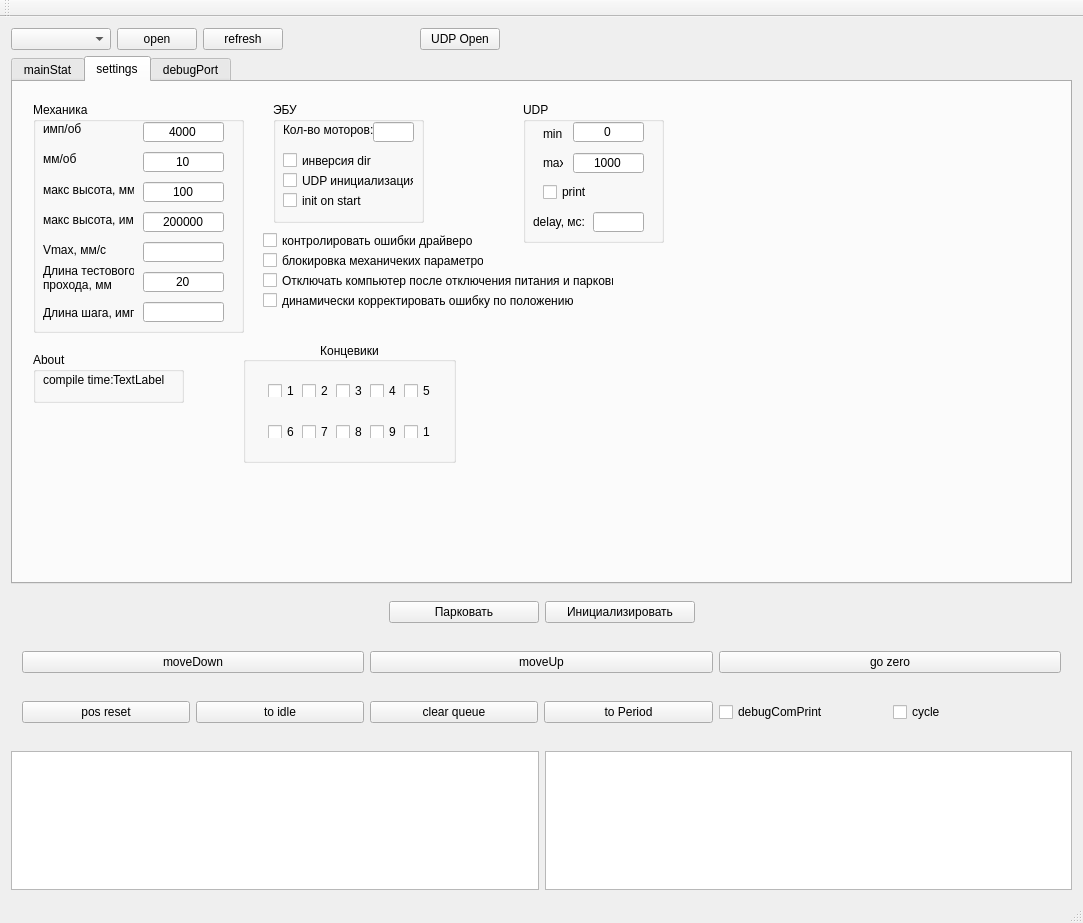
<?xml version="1.0" encoding="UTF-8"?>
<ui version="4.0">
 <class>MainWindow</class>
 <widget class="QMainWindow" name="MainWindow">
  <property name="geometry">
   <rect>
    <x>0</x>
    <y>0</y>
    <width>1083</width>
    <height>923</height>
   </rect>
  </property>
  <property name="windowTitle">
   <string>Motor-control</string>
  </property>
  <widget class="QWidget" name="centralWidget">
   <layout class="QVBoxLayout" name="verticalLayout_2">
    <item>
     <widget class="QWidget" name="widget_4" native="true">
      <property name="maximumSize">
       <size>
        <width>500</width>
        <height>16777215</height>
       </size>
      </property>
      <layout class="QHBoxLayout" name="horizontalLayout_3">
       <property name="leftMargin">
        <number>0</number>
       </property>
       <property name="topMargin">
        <number>0</number>
       </property>
       <property name="bottomMargin">
        <number>0</number>
       </property>
       <item>
        <widget class="QComboBox" name="comComboBoxUsbMain">
         <property name="minimumSize">
          <size>
           <width>100</width>
           <height>0</height>
          </size>
         </property>
        </widget>
       </item>
       <item>
        <widget class="QPushButton" name="pushButtonComOpen">
         <property name="text">
          <string>open</string>
         </property>
        </widget>
       </item>
       <item>
        <widget class="QPushButton" name="pushButton_refreshCom">
         <property name="text">
          <string>refresh</string>
         </property>
        </widget>
       </item>
       <item>
        <spacer name="horizontalSpacer">
         <property name="orientation">
          <enum>Qt::Horizontal</enum>
         </property>
         <property name="sizeHint" stdset="0">
          <size>
           <width>40</width>
           <height>20</height>
          </size>
         </property>
        </spacer>
       </item>
       <item>
        <widget class="QPushButton" name="pushButtonUdpOpenClose">
         <property name="text">
          <string>UDP Open</string>
         </property>
        </widget>
       </item>
      </layout>
     </widget>
    </item>
    <item>
     <widget class="QTabWidget" name="tabWidget">
      <property name="tabPosition">
       <enum>QTabWidget::North</enum>
      </property>
      <property name="currentIndex">
       <number>1</number>
      </property>
      <widget class="QWidget" name="tabMainStat">
       <attribute name="title">
        <string>mainStat</string>
       </attribute>
       <widget class="QGroupBox" name="groupBox_2">
        <property name="geometry">
         <rect>
          <x>600</x>
          <y>30</y>
          <width>153</width>
          <height>121</height>
         </rect>
        </property>
        <property name="title">
         <string>FPGA</string>
        </property>
        <layout class="QVBoxLayout" name="verticalLayout_15">
         <item>
          <widget class="QWidget" name="widget_20" native="true">
           <layout class="QHBoxLayout" name="horizontalLayout_13">
            <property name="leftMargin">
             <number>0</number>
            </property>
            <property name="topMargin">
             <number>0</number>
            </property>
            <property name="rightMargin">
             <number>0</number>
            </property>
            <property name="bottomMargin">
             <number>0</number>
            </property>
            <item>
             <widget class="QLineEdit" name="lineEditUSBConnectionTime">
              <property name="alignment">
               <set>Qt::AlignCenter</set>
              </property>
              <property name="readOnly">
               <bool>true</bool>
              </property>
             </widget>
            </item>
           </layout>
          </widget>
         </item>
         <item>
          <widget class="QWidget" name="widget_22" native="true">
           <layout class="QHBoxLayout" name="horizontalLayout_12">
            <property name="leftMargin">
             <number>0</number>
            </property>
            <property name="topMargin">
             <number>0</number>
            </property>
            <property name="rightMargin">
             <number>0</number>
            </property>
            <property name="bottomMargin">
             <number>0</number>
            </property>
            <item>
             <widget class="QLabel" name="label_4">
              <property name="text">
               <string>Пакетов</string>
              </property>
             </widget>
            </item>
            <item>
             <widget class="QLineEdit" name="lineEditComExchanges">
              <property name="alignment">
               <set>Qt::AlignCenter</set>
              </property>
              <property name="readOnly">
               <bool>true</bool>
              </property>
             </widget>
            </item>
           </layout>
          </widget>
         </item>
         <item>
          <widget class="QWidget" name="widget_23" native="true">
           <layout class="QHBoxLayout" name="horizontalLayout_14">
            <property name="leftMargin">
             <number>0</number>
            </property>
            <property name="topMargin">
             <number>0</number>
            </property>
            <property name="rightMargin">
             <number>0</number>
            </property>
            <property name="bottomMargin">
             <number>0</number>
            </property>
            <item>
             <widget class="QLabel" name="label_5">
              <property name="text">
               <string>bytesOnIter</string>
              </property>
             </widget>
            </item>
            <item>
             <widget class="QLineEdit" name="lineEditBytesOnIter">
              <property name="alignment">
               <set>Qt::AlignCenter</set>
              </property>
              <property name="readOnly">
               <bool>true</bool>
              </property>
             </widget>
            </item>
           </layout>
          </widget>
         </item>
         <item>
          <widget class="QWidget" name="widget_24" native="true">
           <layout class="QHBoxLayout" name="horizontalLayout_15">
            <property name="leftMargin">
             <number>0</number>
            </property>
            <property name="topMargin">
             <number>0</number>
            </property>
            <property name="rightMargin">
             <number>0</number>
            </property>
            <property name="bottomMargin">
             <number>0</number>
            </property>
            <item>
             <widget class="QLabel" name="label_14">
              <property name="text">
               <string>recvInterval</string>
              </property>
             </widget>
            </item>
            <item>
             <widget class="QLineEdit" name="lineEditRecvInterval">
              <property name="alignment">
               <set>Qt::AlignCenter</set>
              </property>
              <property name="readOnly">
               <bool>true</bool>
              </property>
             </widget>
            </item>
           </layout>
          </widget>
         </item>
        </layout>
       </widget>
       <widget class="QGroupBox" name="groupBoxMain">
        <property name="geometry">
         <rect>
          <x>10</x>
          <y>10</y>
          <width>571</width>
          <height>301</height>
         </rect>
        </property>
        <property name="sizePolicy">
         <sizepolicy hsizetype="Preferred" vsizetype="Preferred">
          <horstretch>0</horstretch>
          <verstretch>0</verstretch>
         </sizepolicy>
        </property>
        <property name="title">
         <string>По приводам</string>
        </property>
       </widget>
       <widget class="QGroupBox" name="groupBox_4">
        <property name="geometry">
         <rect>
          <x>600</x>
          <y>170</y>
          <width>151</width>
          <height>111</height>
         </rect>
        </property>
        <property name="title">
         <string>UDP</string>
        </property>
        <layout class="QVBoxLayout" name="verticalLayout_3">
         <item>
          <widget class="QWidget" name="widget_28" native="true">
           <layout class="QHBoxLayout" name="horizontalLayout_19">
            <property name="topMargin">
             <number>0</number>
            </property>
            <property name="bottomMargin">
             <number>0</number>
            </property>
            <item>
             <widget class="QLabel" name="label_7">
              <property name="text">
               <string>state</string>
              </property>
             </widget>
            </item>
            <item>
             <widget class="QLineEdit" name="lineEditUdpState">
              <property name="alignment">
               <set>Qt::AlignCenter</set>
              </property>
              <property name="readOnly">
               <bool>true</bool>
              </property>
             </widget>
            </item>
           </layout>
          </widget>
         </item>
         <item>
          <widget class="QLineEdit" name="lineEditUDPConnectionTime">
           <property name="alignment">
            <set>Qt::AlignCenter</set>
           </property>
           <property name="readOnly">
            <bool>true</bool>
           </property>
          </widget>
         </item>
         <item>
          <widget class="QWidget" name="widget_26" native="true">
           <layout class="QHBoxLayout" name="horizontalLayout_17">
            <property name="topMargin">
             <number>0</number>
            </property>
            <property name="bottomMargin">
             <number>0</number>
            </property>
            <item>
             <widget class="QLabel" name="label_6">
              <property name="text">
               <string>Дгрм</string>
              </property>
             </widget>
            </item>
            <item>
             <widget class="QLineEdit" name="lineEditDataGramCnt">
              <property name="alignment">
               <set>Qt::AlignCenter</set>
              </property>
              <property name="readOnly">
               <bool>true</bool>
              </property>
             </widget>
            </item>
           </layout>
          </widget>
         </item>
        </layout>
       </widget>
       <widget class="QGroupBox" name="groupBox_3">
        <property name="geometry">
         <rect>
          <x>760</x>
          <y>30</y>
          <width>151</width>
          <height>71</height>
         </rect>
        </property>
        <property name="title">
         <string>Состояние драйверов</string>
        </property>
        <widget class="QLineEdit" name="lineEditDriversState">
         <property name="geometry">
          <rect>
           <x>10</x>
           <y>30</y>
           <width>121</width>
           <height>20</height>
          </rect>
         </property>
         <property name="alignment">
          <set>Qt::AlignCenter</set>
         </property>
         <property name="readOnly">
          <bool>true</bool>
         </property>
        </widget>
       </widget>
       <widget class="QGroupBox" name="groupBox_9">
        <property name="geometry">
         <rect>
          <x>760</x>
          <y>140</y>
          <width>120</width>
          <height>71</height>
         </rect>
        </property>
        <property name="title">
         <string>Состояние</string>
        </property>
        <widget class="QLineEdit" name="lineEditStandState">
         <property name="geometry">
          <rect>
           <x>10</x>
           <y>30</y>
           <width>91</width>
           <height>20</height>
          </rect>
         </property>
         <property name="alignment">
          <set>Qt::AlignCenter</set>
         </property>
        </widget>
       </widget>
       <widget class="QGroupBox" name="groupBox_10">
        <property name="geometry">
         <rect>
          <x>760</x>
          <y>220</y>
          <width>120</width>
          <height>51</height>
         </rect>
        </property>
        <property name="title">
         <string>Статус эл.сети</string>
        </property>
        <widget class="QLineEdit" name="lineEditPowerState">
         <property name="geometry">
          <rect>
           <x>10</x>
           <y>20</y>
           <width>101</width>
           <height>20</height>
          </rect>
         </property>
         <property name="alignment">
          <set>Qt::AlignCenter</set>
         </property>
         <property name="readOnly">
          <bool>true</bool>
         </property>
        </widget>
       </widget>
      </widget>
      <widget class="QWidget" name="tabSettings">
       <attribute name="title">
        <string>settings</string>
       </attribute>
       <widget class="QGroupBox" name="groupBox_5">
        <property name="geometry">
         <rect>
          <x>20</x>
          <y>20</y>
          <width>211</width>
          <height>231</height>
         </rect>
        </property>
        <property name="title">
         <string>Механика</string>
        </property>
        <widget class="QLabel" name="label_8">
         <property name="geometry">
          <rect>
           <x>10</x>
           <y>20</y>
           <width>47</width>
           <height>13</height>
          </rect>
         </property>
         <property name="text">
          <string>имп/об</string>
         </property>
        </widget>
        <widget class="QLineEdit" name="lineEdit_ImpPerRot">
         <property name="geometry">
          <rect>
           <x>110</x>
           <y>20</y>
           <width>81</width>
           <height>20</height>
          </rect>
         </property>
         <property name="inputMask">
          <string/>
         </property>
         <property name="text">
          <string>4000</string>
         </property>
         <property name="alignment">
          <set>Qt::AlignCenter</set>
         </property>
        </widget>
        <widget class="QLabel" name="label_9">
         <property name="geometry">
          <rect>
           <x>10</x>
           <y>50</y>
           <width>47</width>
           <height>13</height>
          </rect>
         </property>
         <property name="text">
          <string>мм/об</string>
         </property>
        </widget>
        <widget class="QLineEdit" name="lineEdit_mmPerRot">
         <property name="geometry">
          <rect>
           <x>110</x>
           <y>50</y>
           <width>81</width>
           <height>20</height>
          </rect>
         </property>
         <property name="inputMask">
          <string/>
         </property>
         <property name="text">
          <string>10</string>
         </property>
         <property name="alignment">
          <set>Qt::AlignCenter</set>
         </property>
        </widget>
        <widget class="QLineEdit" name="lineEdit_maxHeightMM">
         <property name="geometry">
          <rect>
           <x>110</x>
           <y>80</y>
           <width>81</width>
           <height>20</height>
          </rect>
         </property>
         <property name="inputMask">
          <string/>
         </property>
         <property name="text">
          <string>100</string>
         </property>
         <property name="alignment">
          <set>Qt::AlignCenter</set>
         </property>
        </widget>
        <widget class="QLabel" name="label_10">
         <property name="geometry">
          <rect>
           <x>10</x>
           <y>80</y>
           <width>91</width>
           <height>16</height>
          </rect>
         </property>
         <property name="text">
          <string>макс высота, мм</string>
         </property>
        </widget>
        <widget class="QLineEdit" name="lineEdit_MaxHeightImp">
         <property name="geometry">
          <rect>
           <x>110</x>
           <y>110</y>
           <width>81</width>
           <height>20</height>
          </rect>
         </property>
         <property name="inputMask">
          <string/>
         </property>
         <property name="text">
          <string>200000</string>
         </property>
         <property name="alignment">
          <set>Qt::AlignCenter</set>
         </property>
        </widget>
        <widget class="QLabel" name="label_11">
         <property name="geometry">
          <rect>
           <x>10</x>
           <y>110</y>
           <width>91</width>
           <height>16</height>
          </rect>
         </property>
         <property name="text">
          <string>макс высота, имп</string>
         </property>
        </widget>
        <widget class="QLabel" name="label_12">
         <property name="geometry">
          <rect>
           <x>10</x>
           <y>140</y>
           <width>91</width>
           <height>16</height>
          </rect>
         </property>
         <property name="text">
          <string>Vmax, мм/с</string>
         </property>
        </widget>
        <widget class="QLineEdit" name="lineEdit_vmax_mmsec">
         <property name="geometry">
          <rect>
           <x>110</x>
           <y>140</y>
           <width>81</width>
           <height>20</height>
          </rect>
         </property>
         <property name="alignment">
          <set>Qt::AlignCenter</set>
         </property>
        </widget>
        <widget class="QLabel" name="label_15">
         <property name="geometry">
          <rect>
           <x>10</x>
           <y>160</y>
           <width>91</width>
           <height>31</height>
          </rect>
         </property>
         <property name="text">
          <string>Длина тестового
прохода, мм</string>
         </property>
        </widget>
        <widget class="QLineEdit" name="lineEditTermSeekRangeMM">
         <property name="geometry">
          <rect>
           <x>110</x>
           <y>170</y>
           <width>81</width>
           <height>20</height>
          </rect>
         </property>
         <property name="inputMask">
          <string>99</string>
         </property>
         <property name="text">
          <string>20</string>
         </property>
         <property name="alignment">
          <set>Qt::AlignCenter</set>
         </property>
        </widget>
        <widget class="QLabel" name="label_17">
         <property name="geometry">
          <rect>
           <x>10</x>
           <y>200</y>
           <width>91</width>
           <height>21</height>
          </rect>
         </property>
         <property name="text">
          <string>Длина шага, имп</string>
         </property>
        </widget>
        <widget class="QLineEdit" name="lineEdit_StepLenImp">
         <property name="geometry">
          <rect>
           <x>110</x>
           <y>200</y>
           <width>81</width>
           <height>20</height>
          </rect>
         </property>
         <property name="alignment">
          <set>Qt::AlignCenter</set>
         </property>
        </widget>
       </widget>
       <widget class="QGroupBox" name="groupBox_6">
        <property name="geometry">
         <rect>
          <x>260</x>
          <y>20</y>
          <width>151</width>
          <height>121</height>
         </rect>
        </property>
        <property name="title">
         <string>ЭБУ</string>
        </property>
        <widget class="QLabel" name="label_3">
         <property name="geometry">
          <rect>
           <x>10</x>
           <y>20</y>
           <width>91</width>
           <height>16</height>
          </rect>
         </property>
         <property name="text">
          <string>Кол-во моторов:</string>
         </property>
        </widget>
        <widget class="QLineEdit" name="lineEditMotorCount">
         <property name="geometry">
          <rect>
           <x>100</x>
           <y>20</y>
           <width>41</width>
           <height>20</height>
          </rect>
         </property>
         <property name="inputMask">
          <string>90</string>
         </property>
         <property name="alignment">
          <set>Qt::AlignCenter</set>
         </property>
        </widget>
        <widget class="QCheckBox" name="checkBoxDirInverse">
         <property name="geometry">
          <rect>
           <x>10</x>
           <y>50</y>
           <width>121</width>
           <height>17</height>
          </rect>
         </property>
         <property name="layoutDirection">
          <enum>Qt::LeftToRight</enum>
         </property>
         <property name="text">
          <string>инверсия dir</string>
         </property>
        </widget>
        <widget class="QCheckBox" name="checkBoxUdpInitEnable">
         <property name="geometry">
          <rect>
           <x>10</x>
           <y>70</y>
           <width>131</width>
           <height>17</height>
          </rect>
         </property>
         <property name="text">
          <string>UDP инициализация</string>
         </property>
        </widget>
        <widget class="QCheckBox" name="checkBoxInitOnStart">
         <property name="geometry">
          <rect>
           <x>10</x>
           <y>90</y>
           <width>101</width>
           <height>17</height>
          </rect>
         </property>
         <property name="text">
          <string>init on start</string>
         </property>
        </widget>
       </widget>
       <widget class="QGroupBox" name="groupBox_7">
        <property name="geometry">
         <rect>
          <x>510</x>
          <y>20</y>
          <width>141</width>
          <height>141</height>
         </rect>
        </property>
        <property name="title">
         <string>UDP</string>
        </property>
        <widget class="QLineEdit" name="lineEditMinVal">
         <property name="geometry">
          <rect>
           <x>50</x>
           <y>20</y>
           <width>71</width>
           <height>20</height>
          </rect>
         </property>
         <property name="inputMask">
          <string>9</string>
         </property>
         <property name="text">
          <string>0</string>
         </property>
         <property name="alignment">
          <set>Qt::AlignCenter</set>
         </property>
        </widget>
        <widget class="QLabel" name="label">
         <property name="geometry">
          <rect>
           <x>20</x>
           <y>20</y>
           <width>20</width>
           <height>23</height>
          </rect>
         </property>
         <property name="text">
          <string>min:</string>
         </property>
        </widget>
        <widget class="QLabel" name="label_2">
         <property name="geometry">
          <rect>
           <x>20</x>
           <y>50</y>
           <width>20</width>
           <height>21</height>
          </rect>
         </property>
         <property name="text">
          <string>max</string>
         </property>
        </widget>
        <widget class="QLineEdit" name="lineEditUDPMaxVal">
         <property name="geometry">
          <rect>
           <x>50</x>
           <y>51</y>
           <width>71</width>
           <height>20</height>
          </rect>
         </property>
         <property name="inputMask">
          <string/>
         </property>
         <property name="text">
          <string>1000</string>
         </property>
         <property name="alignment">
          <set>Qt::AlignCenter</set>
         </property>
        </widget>
        <widget class="QCheckBox" name="checkBoxPrintUDPData">
         <property name="geometry">
          <rect>
           <x>20</x>
           <y>80</y>
           <width>61</width>
           <height>20</height>
          </rect>
         </property>
         <property name="text">
          <string>print</string>
         </property>
        </widget>
        <widget class="QLabel" name="label_16">
         <property name="geometry">
          <rect>
           <x>10</x>
           <y>110</y>
           <width>51</width>
           <height>20</height>
          </rect>
         </property>
         <property name="text">
          <string>delay, мс:</string>
         </property>
        </widget>
        <widget class="QLineEdit" name="lineEditUDPDelay">
         <property name="geometry">
          <rect>
           <x>70</x>
           <y>110</y>
           <width>51</width>
           <height>20</height>
          </rect>
         </property>
         <property name="alignment">
          <set>Qt::AlignCenter</set>
         </property>
        </widget>
       </widget>
       <widget class="QGroupBox" name="groupBox_8">
        <property name="geometry">
         <rect>
          <x>20</x>
          <y>270</y>
          <width>151</width>
          <height>51</height>
         </rect>
        </property>
        <property name="title">
         <string>About</string>
        </property>
        <widget class="QLabel" name="label_13">
         <property name="geometry">
          <rect>
           <x>10</x>
           <y>20</y>
           <width>71</width>
           <height>16</height>
          </rect>
         </property>
         <property name="text">
          <string>compile time:</string>
         </property>
        </widget>
        <widget class="QLabel" name="labelCompileTime">
         <property name="geometry">
          <rect>
           <x>80</x>
           <y>20</y>
           <width>101</width>
           <height>16</height>
          </rect>
         </property>
         <property name="text">
          <string>TextLabel</string>
         </property>
        </widget>
       </widget>
       <widget class="QGroupBox" name="groupBox">
        <property name="geometry">
         <rect>
          <x>230</x>
          <y>260</y>
          <width>213</width>
          <height>121</height>
         </rect>
        </property>
        <property name="title">
         <string>Концевики</string>
        </property>
        <property name="alignment">
         <set>Qt::AlignCenter</set>
        </property>
        <property name="flat">
         <bool>false</bool>
        </property>
        <layout class="QVBoxLayout" name="verticalLayout_4">
         <property name="spacing">
          <number>6</number>
         </property>
         <item>
          <widget class="QWidget" name="widget_5" native="true">
           <layout class="QHBoxLayout" name="horizontalLayout_6">
            <item>
             <widget class="QCheckBox" name="term1">
              <property name="text">
               <string>1</string>
              </property>
              <property name="checkable">
               <bool>true</bool>
              </property>
             </widget>
            </item>
            <item>
             <widget class="QCheckBox" name="term2">
              <property name="text">
               <string>2</string>
              </property>
              <property name="checkable">
               <bool>true</bool>
              </property>
             </widget>
            </item>
            <item>
             <widget class="QCheckBox" name="term3">
              <property name="text">
               <string>3</string>
              </property>
              <property name="checkable">
               <bool>true</bool>
              </property>
             </widget>
            </item>
            <item>
             <widget class="QCheckBox" name="term4">
              <property name="text">
               <string>4</string>
              </property>
              <property name="checkable">
               <bool>true</bool>
              </property>
             </widget>
            </item>
            <item>
             <widget class="QCheckBox" name="term5">
              <property name="text">
               <string>5</string>
              </property>
              <property name="checkable">
               <bool>true</bool>
              </property>
             </widget>
            </item>
           </layout>
          </widget>
         </item>
         <item>
          <widget class="QWidget" name="widget_9" native="true">
           <layout class="QHBoxLayout" name="horizontalLayout_7">
            <item>
             <widget class="QCheckBox" name="term6">
              <property name="text">
               <string>6</string>
              </property>
              <property name="checkable">
               <bool>true</bool>
              </property>
             </widget>
            </item>
            <item>
             <widget class="QCheckBox" name="term7">
              <property name="text">
               <string>7</string>
              </property>
              <property name="checkable">
               <bool>true</bool>
              </property>
             </widget>
            </item>
            <item>
             <widget class="QCheckBox" name="term8">
              <property name="text">
               <string>8</string>
              </property>
              <property name="checkable">
               <bool>true</bool>
              </property>
             </widget>
            </item>
            <item>
             <widget class="QCheckBox" name="term9">
              <property name="text">
               <string>9</string>
              </property>
              <property name="checkable">
               <bool>true</bool>
              </property>
             </widget>
            </item>
            <item>
             <widget class="QCheckBox" name="term10">
              <property name="text">
               <string>10</string>
              </property>
              <property name="checkable">
               <bool>true</bool>
              </property>
             </widget>
            </item>
           </layout>
          </widget>
         </item>
        </layout>
       </widget>
       <widget class="QCheckBox" name="checkBoxDriversStateControl">
        <property name="geometry">
         <rect>
          <x>250</x>
          <y>150</y>
          <width>211</width>
          <height>17</height>
         </rect>
        </property>
        <property name="text">
         <string>контролировать ошибки драйверов</string>
        </property>
       </widget>
       <widget class="QCheckBox" name="checkBoxLockSettings">
        <property name="geometry">
         <rect>
          <x>250</x>
          <y>170</y>
          <width>221</width>
          <height>17</height>
         </rect>
        </property>
        <property name="text">
         <string>блокировка механичеких параметров</string>
        </property>
       </widget>
       <widget class="QCheckBox" name="checkBoxShutdownOnPowerLoss">
        <property name="geometry">
         <rect>
          <x>250</x>
          <y>190</y>
          <width>351</width>
          <height>17</height>
         </rect>
        </property>
        <property name="text">
         <string>Отключать компьютер после отключения питания и парковки</string>
        </property>
       </widget>
       <widget class="QCheckBox" name="checkBoxMoveErrCorrection">
        <property name="geometry">
         <rect>
          <x>250</x>
          <y>210</y>
          <width>341</width>
          <height>17</height>
         </rect>
        </property>
        <property name="text">
         <string>динамически корректировать ошибку по положению</string>
        </property>
       </widget>
      </widget>
      <widget class="QWidget" name="tabDebugPort">
       <attribute name="title">
        <string>debugPort</string>
       </attribute>
       <widget class="QWidget" name="widgetComPorts" native="true">
        <property name="geometry">
         <rect>
          <x>80</x>
          <y>70</y>
          <width>671</width>
          <height>201</height>
         </rect>
        </property>
       </widget>
      </widget>
     </widget>
    </item>
    <item>
     <widget class="QWidget" name="widget_27" native="true">
      <property name="maximumSize">
       <size>
        <width>16777215</width>
        <height>16777215</height>
       </size>
      </property>
      <layout class="QHBoxLayout" name="horizontalLayout_18">
       <item>
        <spacer name="horizontalSpacer_2">
         <property name="orientation">
          <enum>Qt::Horizontal</enum>
         </property>
         <property name="sizeHint" stdset="0">
          <size>
           <width>40</width>
           <height>20</height>
          </size>
         </property>
        </spacer>
       </item>
       <item>
        <widget class="QPushButton" name="pushButtonParking">
         <property name="minimumSize">
          <size>
           <width>150</width>
           <height>0</height>
          </size>
         </property>
         <property name="maximumSize">
          <size>
           <width>200</width>
           <height>16777215</height>
          </size>
         </property>
         <property name="text">
          <string>Парковать</string>
         </property>
        </widget>
       </item>
       <item>
        <widget class="QPushButton" name="pushButtonInitiate">
         <property name="minimumSize">
          <size>
           <width>150</width>
           <height>0</height>
          </size>
         </property>
         <property name="maximumSize">
          <size>
           <width>200</width>
           <height>16777215</height>
          </size>
         </property>
         <property name="text">
          <string>Инициализировать</string>
         </property>
        </widget>
       </item>
       <item>
        <spacer name="horizontalSpacer_3">
         <property name="orientation">
          <enum>Qt::Horizontal</enum>
         </property>
         <property name="sizeHint" stdset="0">
          <size>
           <width>40</width>
           <height>20</height>
          </size>
         </property>
        </spacer>
       </item>
      </layout>
     </widget>
    </item>
    <item>
     <widget class="QWidget" name="widget_6" native="true">
      <layout class="QHBoxLayout" name="horizontalLayout_4">
       <item>
        <widget class="QPushButton" name="pushMoveDown">
         <property name="maximumSize">
          <size>
           <width>16777215</width>
           <height>16777215</height>
          </size>
         </property>
         <property name="text">
          <string>moveDown</string>
         </property>
        </widget>
       </item>
       <item>
        <widget class="QPushButton" name="pushMoveUp">
         <property name="text">
          <string>moveUp</string>
         </property>
        </widget>
       </item>
       <item>
        <widget class="QPushButton" name="pushButtonGoZero">
         <property name="text">
          <string>go zero</string>
         </property>
        </widget>
       </item>
      </layout>
     </widget>
    </item>
    <item>
     <widget class="QWidget" name="widget_29" native="true">
      <layout class="QHBoxLayout" name="horizontalLayout_20">
       <item>
        <widget class="QPushButton" name="pushButtonPosReset">
         <property name="text">
          <string>pos reset</string>
         </property>
        </widget>
       </item>
       <item>
        <widget class="QPushButton" name="pushBUttonToIdle">
         <property name="text">
          <string>to idle</string>
         </property>
        </widget>
       </item>
       <item>
        <widget class="QPushButton" name="pushButtonClear">
         <property name="text">
          <string>clear queue</string>
         </property>
        </widget>
       </item>
       <item>
        <widget class="QPushButton" name="pushButtonGotoPEriodState">
         <property name="text">
          <string>to Period</string>
         </property>
        </widget>
       </item>
       <item>
        <widget class="QCheckBox" name="checkBoxDebugComPrint">
         <property name="text">
          <string>debugComPrint</string>
         </property>
        </widget>
       </item>
       <item>
        <widget class="QCheckBox" name="checkBoxCycle">
         <property name="text">
          <string>cycle</string>
         </property>
        </widget>
       </item>
      </layout>
     </widget>
    </item>
    <item>
     <widget class="QWidget" name="widget" native="true">
      <property name="minimumSize">
       <size>
        <width>0</width>
        <height>0</height>
       </size>
      </property>
      <property name="maximumSize">
       <size>
        <width>16777215</width>
        <height>150</height>
       </size>
      </property>
      <layout class="QHBoxLayout" name="horizontalLayout">
       <property name="leftMargin">
        <number>0</number>
       </property>
       <property name="rightMargin">
        <number>0</number>
       </property>
       <property name="bottomMargin">
        <number>0</number>
       </property>
       <item>
        <widget class="QPlainTextEdit" name="plainTextEdit">
         <property name="minimumSize">
          <size>
           <width>0</width>
           <height>0</height>
          </size>
         </property>
         <property name="readOnly">
          <bool>true</bool>
         </property>
        </widget>
       </item>
       <item>
        <widget class="QPlainTextEdit" name="plainTextUDP">
         <property name="sizePolicy">
          <sizepolicy hsizetype="Expanding" vsizetype="Preferred">
           <horstretch>0</horstretch>
           <verstretch>0</verstretch>
          </sizepolicy>
         </property>
         <property name="minimumSize">
          <size>
           <width>0</width>
           <height>0</height>
          </size>
         </property>
         <property name="maximumSize">
          <size>
           <width>16777215</width>
           <height>16777215</height>
          </size>
         </property>
         <property name="readOnly">
          <bool>true</bool>
         </property>
        </widget>
       </item>
      </layout>
     </widget>
    </item>
   </layout>
  </widget>
  <widget class="QMenuBar" name="menuBar">
   <property name="geometry">
    <rect>
     <x>0</x>
     <y>0</y>
     <width>1083</width>
     <height>21</height>
    </rect>
   </property>
  </widget>
  <widget class="QToolBar" name="mainToolBar">
   <attribute name="toolBarArea">
    <enum>TopToolBarArea</enum>
   </attribute>
   <attribute name="toolBarBreak">
    <bool>false</bool>
   </attribute>
  </widget>
  <widget class="QStatusBar" name="statusBar"/>
 </widget>
 <layoutdefault spacing="6" margin="11"/>
 <resources/>
 <connections/>
</ui>
